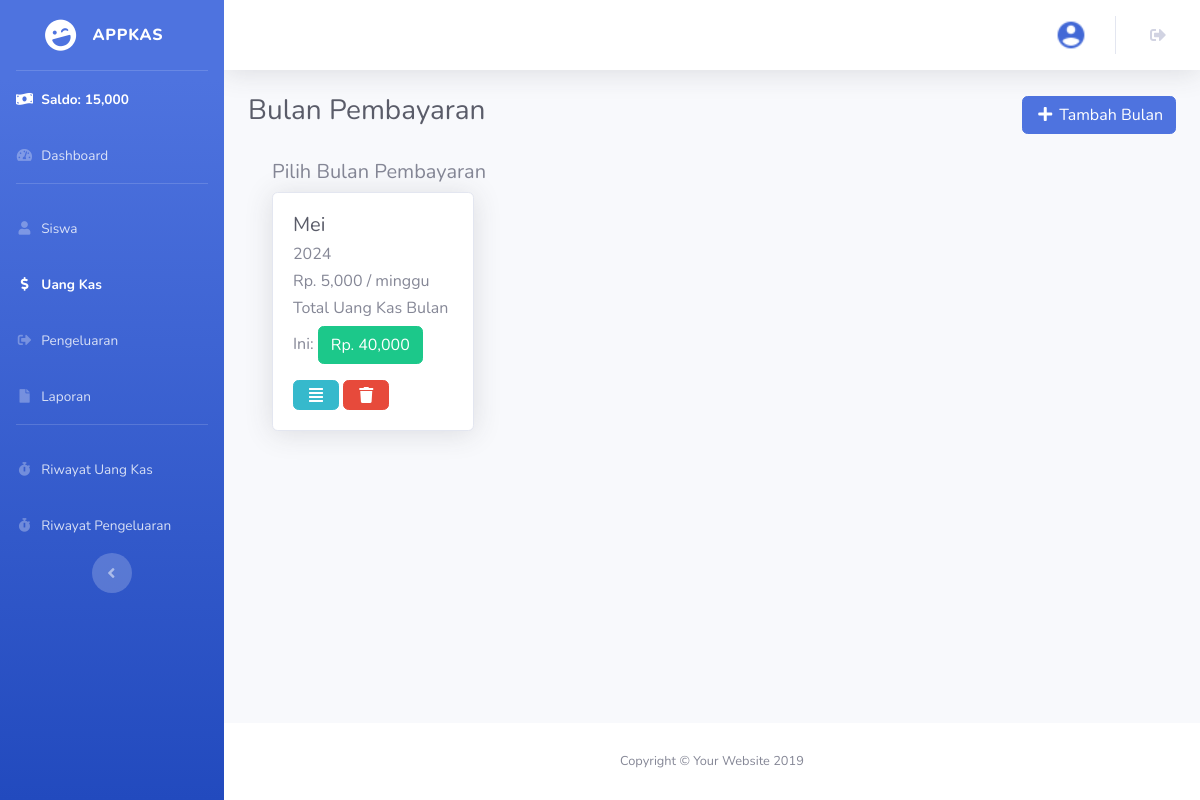
Screenshot of /bulanuangkas.php with the database file from the repository.
### tables this page shows
CREATE TABLE `bulan_pembayaran` (
  `id_bulan_pembayaran` int(11) NOT NULL,
  `nama_bulan` enum('januari','februari','maret','april','mei','juni','juli','agustus','september','oktober','november','desember') NOT NULL,
  `tahun` int(4) NOT NULL,
  `pembayaran_perminggu` int(11) NOT NULL
);

### bulanuangkas.php (the view, shortened to what this page needs)
<?php
  require 'connection.php';
  $bulan_pembayaran = mysqli_query($conn, "SELECT * FROM bulan_pembayaran ORDER BY tahun ASC");
  $jml_pengeluaran = mysqli_fetch_assoc(mysqli_query($conn, "SELECT sum(jumlah_pengeluaran) as jml_pengeluaran FROM pengeluaran"));
  $jml_pengeluaran = $jml_pengeluaran['jml_pengeluaran'];
  $jml_uang_kas = mysqli_fetch_assoc(mysqli_query($conn, "SELECT sum(minggu_ke_1 + minggu_ke_2 + minggu_ke_3 + minggu_ke_4) as jml_uang_kas FROM uang_kas"));
  $jml_uang_kas = $jml_uang_kas['jml_uang_kas'];
?>
<!DOCTYPE html>
<html lang="en">
<head>
  <link href="vendor/fontawesome-free/css/all.min.css" rel="stylesheet" type="text/css">
  <link href="css/sb-admin-2.min.css" rel="stylesheet">
</head>
<body id="page-top">
  <div id="wrapper">
    <ul class="navbar-nav bg-gradient-primary sidebar sidebar-dark accordion" id="accordionSidebar">
      <a class="sidebar-brand d-flex align-items-center justify-content-center" href="#">
        <div class="sidebar-brand-icon rotate-n-15">
          <i class="fas fa-laugh-wink"></i>
        </div>
        <div class="sidebar-brand-text mx-3">APPKAS</div>
      </a>
      <hr class="sidebar-divider my-0">
      <li class="nav-item active">
        <a class="nav-link">
        <i class = "fas fa-money-bill-wave"></i>
        <span>Saldo: <?= number_format($jml_uang_kas - $jml_pengeluaran); ?></span></a>
      </li>
      <li class="nav-item">
        <a class="nav-link" href="index.php">
          <i class="fas fa-fw fa-tachometer-alt"></i>
           <span>Dashboard</span></a>
      </li>
        <hr class="sidebar-divider">
        <li class="nav-item">
          <a class="nav-link" href="siswa.php">
            <i class="fas fa-fw fa-user"></i>
            <span>Siswa</span>
          </a>
        </li>
      <li class="nav-item active">
        <a class="nav-link" href="bulanuangkas.php">
          <i class="fas fa-fw fa-dollar-sign"></i>
          <span>Uang Kas</span>
        </a>
      </li>
      <li class="nav-item">
        <a class="nav-link" href="pengeluaran.php">
          <i class="fas fa-fw fa-sign-out-alt"></i>
          <span>Pengeluaran</span>
        </a>
      </li>
      <li class="nav-item">
        <a class="nav-link" href="laporan.php">
          <i class="fas fa-fw fa-file"></i>
          <span>Laporan</span>
        </a>
      </li>
      <hr class="sidebar-divider">
      <li class="nav-item">
        <a class="nav-link" href="riwayatkas.php">
          <i class="fas fa-fw fa-stopwatch"></i>
          <span>Riwayat Uang Kas</span>
        </a>
      </li>
      <li class="nav-item">
        <a class="nav-link" href="riwayatpengeluaran.php">
          <i class="fas fa-fw fa-stopwatch"></i>
          <span>Riwayat Pengeluaran</span>
        </a>
      </li>
      <div class="text-center d-none d-md-inline">
        <button class="rounded-circle border-0" id="sidebarToggle"></button>
      </div>
    </ul>
  <div id="content-wrapper" class="d-flex flex-column">
      <div id="content">
      <nav class="navbar navbar-expand navbar-light bg-white topbar mb-4 static-top shadow">
        <ul class="navbar-nav ml-auto">
          <li class="nav-item no-arrow">
            <a class="nav-link" href="profile.php" role="button" aria-haspopup="true" aria-expanded="false">
            <img class="img-profile rounded-circle" src="assets/img/img_properties/profile.png">
            </a>
          </li>
          <li class="nav-item no-arrow mx-1">
            <a class="nav-link" href="logout.php" role="button" aria-haspopup="true" aria-expanded="false">
              <i class="fas fa-sign-out-alt fa-fw"></i>
            </a>
          </li>
          </ul>
        </nav>
        <div class="container-fluid">
          <div class="d-sm-flex align-items-center justify-content-between mb-4">
            <h1 class="h3 mb-2 text-gray-800">Bulan Pembayaran</h1>
            <button class="btn btn-primary" data-toggle="modal" data-target="#tambahBulanPembayaranModal"><i class="fas fa-fw fa-plus"></i> Tambah Bulan</button>
            </div>
 <section class="content">
      <div class="container-fluid">
        <div class="row justify-content-center">
          <div class="col-lg text-left">
            <h5>Pilih Bulan Pembayaran</h5>
          </div>
        </div>
        <div class="row">
          <?php foreach ($bulan_pembayaran as $dbp): ?>
            <?php
              $id_bulan_pembayaran = $dbp['id_bulan_pembayaran'];
              $total_uang_kas_bulan_ini = mysqli_fetch_assoc(mysqli_query($conn, "SELECT sum(minggu_ke_1 + minggu_ke_2 + minggu_ke_3 + minggu_ke_4) as total_uang_kas_bulan_ini FROM uang_kas WHERE id_bulan_pembayaran = '$id_bulan_pembayaran'"));
              $total_uang_kas_bulan_ini = $total_uang_kas_bulan_ini['total_uang_kas_bulan_ini'];
            ?>
            <div class="col-lg-3">
              <div class="card shadow">
                <div class="card-body">
                  <h5><a href="detailuangkas.php?id_bulan_pembayaran=<?= $dbp['id_bulan_pembayaran']; ?>" class="text-dark"><?= ucwords($dbp['nama_bulan']); ?></a></h5>
                  <h6 class="text-muted"><?= $dbp['tahun']; ?></h6>
                  <h6>Rp. <?= number_format($dbp['pembayaran_perminggu']); ?> / minggu</h6>
                  <h6>Total Uang Kas Bulan Ini: <span class="my-2 btn btn-success">Rp. <?= number_format($total_uang_kas_bulan_ini); ?></span></h6>
                  <a href="detailuangkas.php?id_bulan_pembayaran=<?= $dbp['id_bulan_pembayaran']; ?>" class="btn btn-info"><i class="fas fa-fw fa-align-justify"></i></a>
                    <a href="hapus_bulan_pembayaran.php?id_bulan_pembayaran=<?= $dbp['id_bulan_pembayaran']; ?>" class="btn btn-danger btn-delete" data-nama="<?= ucwords($dbp['nama_bulan']); ?> | <?= $dbp['tahun']; ?>"><i class="fas fa-fw fa-trash"></i></a>
                </div>
              </div>
            </div>
          <?php endforeach ?>
        </div>
      </div>
    </section>
        </div>
      </div>
      <footer class="sticky-footer bg-white">
        <div class="container my-auto">
          <div class="copyright text-center my-auto">
            <span>Copyright &copy; Your Website 2019</span>
          </div>
        </div>
      </footer>
    </div>
  </div>
</body>
</html>

### rows the page displays
bulan_pembayaran: nama_bulan "Mei", tahun "2024", pembayaran_perminggu "5,000", total_uang_kas_bulan_ini "40,000"

### other values shown
$jml_uang_kas - $jml_pengeluaran "15,000"
